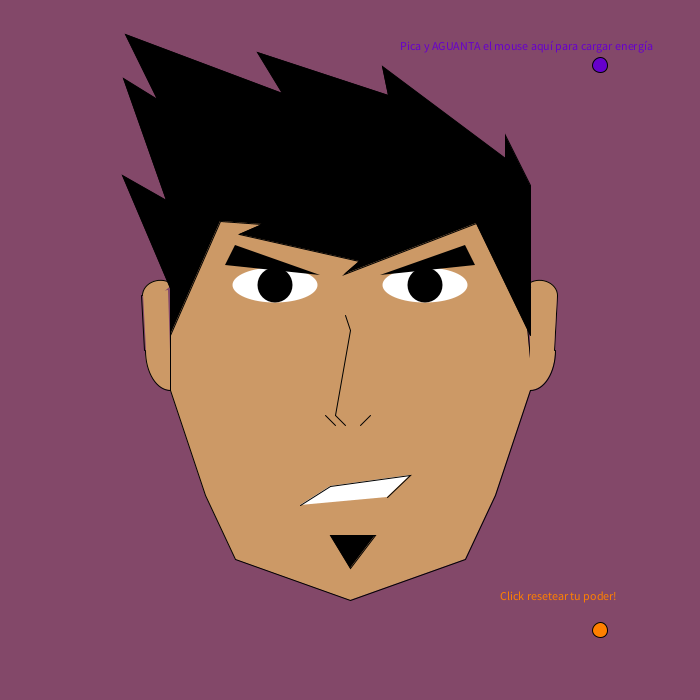
Frame 1 (no input)
Frame 60 (the mouse pressed at the canvas centre just before this capture): identical to frame 1, image omitted
Frame 120 (the mouse held since frame 60 and released just before this capture): identical to frame 1, image omitted

The Processing sketch that drew this single still picture (run headless with seeded random() and noise(); from frame 60 on, the mouse is pressed at the canvas centre):

// Processing sketch: processing_119268
// ── processing_119268.pde

//Colores
int globalRelleno = color(204,153,102);
int fondoPelo = color(0,0,0);
int bg = color(131,72,105);
int bgOjos = color(0,0,0);


//LA MADRE DE TODAS LAS VARIABLES
int tempo = 0;

void setup(){
size(700,700);
}

void draw(){
background(bg);
println(mouseX+","+mouseY);
println(tempo);    

//coordenadas base
//point(350,350); //centro
//point(128,358); //orejaIzquierda (128 exacto)
//point(572,358); //orejaDerecha (572 exacto)
//point(350,117); //cabezaTop
//point(350,600); //barbillaBot
//line(170,358,530,358); //ejeX
//line(350,117,350,600); //ejeY

//cabeza
fill(globalRelleno);
beginShape();
vertex(530,358);
vertex(530,390);
vertex(495,495);
vertex(465,559);
vertex(350,600);
vertex(235,559);
vertex(205,495);
vertex(170,390);
vertex(170,358);
vertex(170,185);
vertex(515,200);
vertex(530,358);
endShape();

//orejas
//derecha
fill(globalRelleno);
arc(530, 350, 50, 80, 0, HALF_PI);
arc(540, 295, 35, 30, PI+QUARTER_PI, TWO_PI);
line(554,350,557,295);
//rellenoOrejaDerecha
fill(globalRelleno);
noStroke();
beginShape();
vertex(557,295);
vertex(530,287);
vertex(530,350);
vertex(554,350);
vertex(557,295);
endShape();


//izquierda
stroke(#000000);
arc(170, 350, 50, 80, HALF_PI, PI);
arc(160, 295, 35, 30, PI, TWO_PI-QUARTER_PI);
line(144,350,141,295);
//rellenoOrejaDerecha
fill(globalRelleno);
noStroke();
beginShape();
vertex(143,294);
vertex(168,290);
vertex(170,350);
vertex(146,350);
vertex(143,294);
endShape();


//ojos
//ejeOjos line(172,285,527,285);
//centroOjo point(275,285);
fill(#FFFFFF);
ellipse(275, 285, 85, 35);
fill(bgOjos);
ellipse(275, 285, 35, 35);
fill(#FFFFFF);
ellipse(425, 285, 85, 35);
fill(bgOjos);
ellipse(425, 285, 35, 35);


//cejas
fill(fondoPelo);
triangle(225,265,320,275,235,245);
triangle(475,265,380,275,465,245);


//nariz
stroke(#000000);
line(345,315,350,330);
line(350,330,335,415);
line(335,415,345,425);
line(360,425,370,415);
line(335,425,325,415);


//perilla
fill(fondoPelo);
triangle(330,535,350,568,375,535);

if(tempo < 200){
fill(fondoPelo);
beginShape();
vertex(530,335);
vertex(476,223);
vertex(344,274);
vertex(359,261);
vertex(239,234);
vertex(262,224);
vertex(220,221);
vertex(170,335);
vertex(170,288);
vertex(122,175);
vertex(166,200);
vertex(123,78);
vertex(157,99);
vertex(125,34);
vertex(282,93);
vertex(257,52);
vertex(388,95);
vertex(382,66);
vertex(505,158);
vertex(505,135);
vertex(530,185);
vertex(530,335);
endShape();
}else if(tempo > 1){
fill(fondoPelo);
beginShape();
vertex(530,335);
vertex(random(470,480),random(218,227));
vertex(random(354,364),random(270,280));
vertex(random(354,364),random(255,267));
vertex(random(236,240),random(231,236));
vertex(random(260,264),random(221,226));
vertex(random(218,222),random(219,223));
vertex(random(167,172),random(332,337));
vertex(random(167,172),random(285,291));
vertex(random(119,124),random(171,176));
vertex(random(162,168),random(196,204));
vertex(random(120,124),random(75,81));
vertex(random(154,160),random(97,102));
vertex(random(122,127),random(30,37));
vertex(random(278,284),random(89,96));
vertex(random(254,263),random(48,56));
vertex(random(383,391),random(92,97));
vertex(random(379,384),random(63,69));
vertex(random(501,508),random(153,161));
vertex(random(501,508),random(131,138));
vertex(random(528,532),random(183,187));
vertex(random(528,532),random(332,337));
endShape();
}

  
//SUPERGUERREEEEEEEERR!!
  if(mousePressed && 605 >= mouseX && mouseX >= 592 && 58 <= mouseY && mouseY <= 70){
  fill(255,255,255);
  rect(510,230,85,125);
  fill(255,0,0);
  rect(570,280,15,15);
  fill(0,140,0);
  rect(375,250,160,85); 
  tempo = tempo + 1;
  }
  fill(255,255,0);
  textSize(12);
  if(mousePressed && tempo > 200 && tempo < 1100 && 605 >= mouseX && mouseX >= 592 && 58 <= mouseY && mouseY <= 70){
  text("My power is increasing...",385,265);
  }
  if(mousePressed && tempo > 480 && tempo < 1100 && 605 >= mouseX && mouseX >= 592 && 58 <= mouseY && mouseY <= 70){
  text("It's reaching its limit...",385,280);
  }
  if(mousePressed && tempo > 720 && tempo < 1100 && 605 >= mouseX && mouseX >= 592 && 58 <= mouseY && mouseY <= 70){
  text("It's over 9000!!",385,300);
  }
  if(mousePressed && tempo > 920 && tempo < 1100 && 605 >= mouseX && mouseX >= 592 && 58 <= mouseY && mouseY <= 70){
  text("RELEASE THE POWER!!!!",385,320);
  text("LIBERA LA ENERGIA!!",490,90);
  }
  if(mousePressed && tempo > 1300 && 605 >= mouseX && mouseX >= 592 && 58 <= mouseY && mouseY <= 70){
  text("I'M ALREADY AT MY MAX",385,265);
  text("CAN'T CHARGE MORE",385,280);
  }
  
//Mouth gestures
  if(tempo >= 0 && tempo < 200){
  fill(#FFFFFF);
  beginShape();
  vertex(300,505);
  vertex(330,486);
  vertex(410,475);
  vertex(387,497);
  endShape();
  }else if(tempo <= 480 && tempo >= 200){
  fill(#FFFFFF);
  beginShape();
  vertex(310,505);
  vertex(315,495);
  vertex(310,482);
  vertex(295,483);
  vertex(345,475);
  vertex(400,457);
  vertex(395,450);
  vertex(400,457);
  vertex(407,487);
  vertex(398,520);
  vertex(310,505);
  endShape();
  line(404,472,392,495);
  line(392,495,386,480);
  line(386,480,380,488);
  line(380,488,315,495);
  }else if(tempo > 480 && tempo <= 720){
  fill(#FFFFFF);
  beginShape();
  vertex(310,505);
  vertex(315,495);
  vertex(310,482);
  vertex(295,483);
  vertex(345,475);
  vertex(400,457);
  vertex(395,450);
  vertex(400,457);
  vertex(407,487);
  vertex(398,520);
  vertex(310,505);
  endShape();
  fill(0,0,0);
  beginShape();
  vertex(312,487);
  vertex(401,465);
  vertex(407,487);
  vertex(402,510);
  vertex(313,500);
  vertex(315,495);
  vertex(312,487);
  endShape();
  fill(255,102,102);
  beginShape();
  vertex(407,488);
  vertex(341,502);
  vertex(400,509);
  vertex(407,488);
  endShape();
  }else if(tempo > 720){
  fill(0,0,0);
  beginShape();
  vertex(313,454);
  vertex(300,490);
  vertex(304,525);
  vertex(349,531);
  vertex(398,521);
  vertex(400,490);
  vertex(391,454);
  vertex(352,448);
  vertex(313,454);
  endShape();
  fill(#FFFFFF);
  beginShape();
  vertex(303,514);
  vertex(304,525);
  vertex(349,531);
  vertex(398,521);
  vertex(399,508);
  vertex(303,514);
  endShape();
  fill(#FFFFFF);
  beginShape();
  vertex(309,465);
  vertex(313,454);
  vertex(352,448);
  vertex(391,454);
  vertex(394,465);
  vertex(309,465);
  endShape();
  fill(255,102,102);
  beginShape();
  vertex(301,500);
  vertex(303,514);
  vertex(399,508);
  vertex(399,498);
  vertex(301,500);
  endShape();
  }

//Charging & resetting
//Charging
fill(102,0,204);
text("Pica y AGUANTA el mouse aquí para cargar energía",400,50);
ellipse(600, 65, 15, 15);
//Resetting
fill(255,128,0);
ellipse(600,630,15,15);
text("Click resetear tu poder!",500,600);

//Desgaste
  if(mousePressed && 605 >= mouseX && mouseX >= 592 && 621 <= mouseY && mouseY <= 635){
  tempo = 0;
  }


}
void mouseReleased(){


fondoPelo = color(255,255,0);
bg = color(random(255),random(255),random(255));
bgOjos = color(51,204,255);
}
